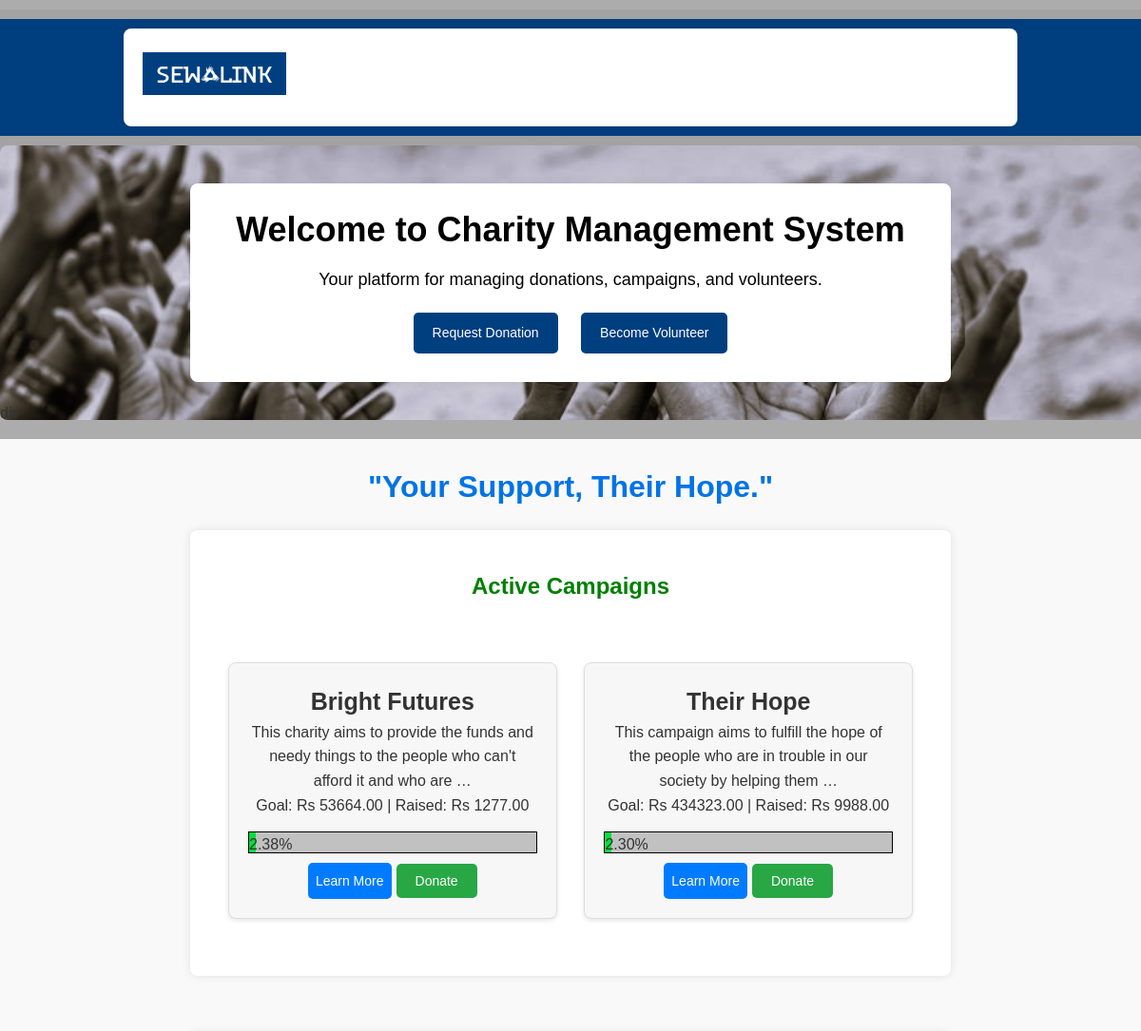
Before: / (upper part) with the older database file.
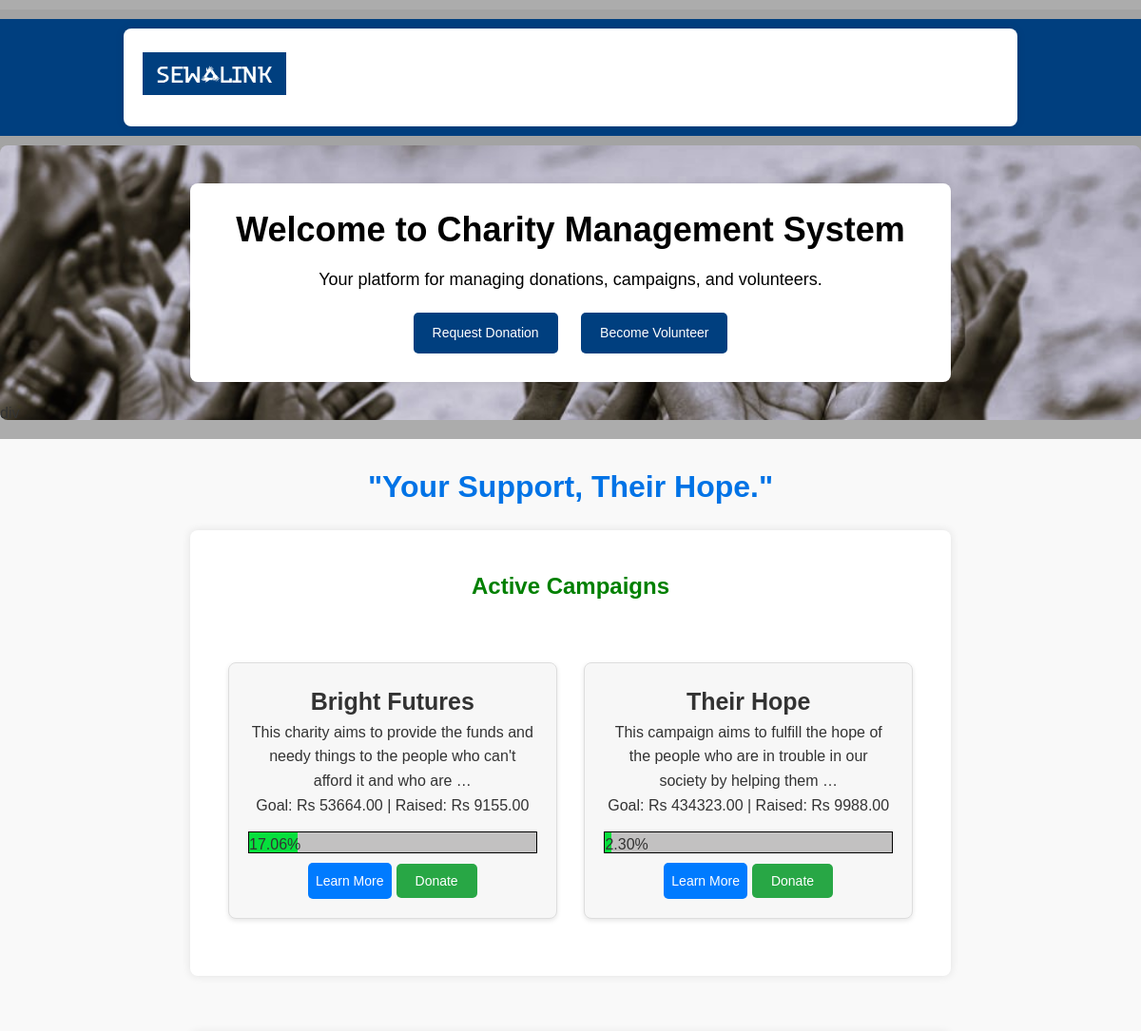
After: the same page with the newer database file.
### donor_management/models.py (models this page shows, shortened)
class Campaign(models.Model):
    STATUS_CHOICES = [
        ('active', 'Active'),
        ('completed', 'Completed'),
        ('inactive', 'Inactive'),
    ]
    title = models.CharField(max_length=200)
    description = models.TextField()
    goal_amount = models.DecimalField(max_digits=10, decimal_places=2)
    amount_raised = models.DecimalField(max_digits=10, decimal_places=2, default=0.00)
    start_date = models.DateTimeField(null=True, blank=True)
    end_date = models.DateField(null=True, blank=True)
    status = models.CharField(max_length=10, choices=STATUS_CHOICES, default='active')
    created_by = models.ForeignKey(User, on_delete=models.CASCADE)
    created_at = models.DateTimeField(auto_now_add=True)
    @property
    def progress_percentage(self):
        if self.goal_amount > 0:
            return (self.amount_raised / self.goal_amount) * 100
        return 0

### Charity_Project/views.py (the view)
# urls.py: path('', homepage, name='homepage'),
def homepage(request):
    campaigns = Campaign.objects.filter(status='active')
    context = {
        'campaigns': campaigns
    }
    return render(request, 'homepage.html', context)

### Charity_Project/templates/homepage.html (shortened to what this page needs)
<!DOCTYPE html>
<html lang="en">
<head>
    {% load static %}
    <link rel="stylesheet" href="{% static 'css/styles.css' %}">
</head>
<body>
    <header>
        {% include 'navbar.html' %}
        <div class="hero-container">
            <div class="container">
                <h1>Welcome to Charity Management System</h1>
                <p>Your platform for managing donations, campaigns, and volunteers.</p>
                <a href="{% url 'request_for_donation' %}" class="btn">Request Donation</a>
                <a href="{% url 'volunteer_signup' %}" class="btn">Become Volunteer</a>
            </div>
        </div>
    </header>
div
    <main>
        <h1 class="slogan">"Your Support, Their Hope."</h1>
        <section class="campaigns">
            <div class="container">
                <h2 style="color: green; text-align: center; padding: 20px;">Active Campaigns</h2>
                <div class="campaigns-row">
                    {% for campaign in campaigns %}
                    <div class="campaign-card">
                        <h4 class="mt-1" style="font-size: 25px;">{{ campaign.title }}</h4>
                        <p>{{ campaign.description|truncatewords:20 }}</p>
                        <p>Goal: Rs {{ campaign.goal_amount }} | Raised: Rs {{ campaign.amount_raised }}</p>
                        <div class="progress">
                            <div class="progress-bar" role="progressbar" style="width: {{ campaign.progress_percentage }}%;" aria-valuenow="{{ campaign.progress_percentage }}" aria-valuemin="0" aria-valuemax="100">{{ campaign.progress_percentage|floatformat:2 }}%
                            </div>
                        </div>
                        <div class="mt-3" style="display: inline-flex; align-items: center;">
                            <a href="{% url 'campaign_learn_more' campaign.id %}" class="btn btn-primary" style="text-decoration: none; padding: 8px;">Learn More</a>
                            <form action="{% url 'initiate_payment' campaign.id %}" method="post" style="margin-left: 5px;">
                                <button type="submit" class="btn btn-success">Donate</button>
                            </form>
                        </div>
                    </div>
                    {% endfor %}
                </div>
            </div>
        </section>
        <section class="about">
        </section>
    </main>
</body>
</html>

### Charity_Project/templates/navbar.html (shortened to what this page needs)
<!DOCTYPE html>
<html lang="en">
<head>
</head>
<body>
 <header>
    {% load static %}
  <nav class="navbar">
   <div class="container">
       <a href="{% url 'homepage' %}" class="logo">
        <img src="{% static 'images/sewalink.png' %}" alt="Charity System Logo" class="logo-img">
       </a>
       {% if request.path == '/' %}
       <ul class="nav-links">
           <li><a href="{% url 'homepage' %}">Home</a></li>
           <li><a href="{% url 'about' %}">About Us</a></li>
           <li><a href="{% url 'contact' %}">Contact</a></li>
           <a class="nav-link" href="{% url 'feedback_page' %}">Feedback</a>
       </ul>
       {% else %}
       <a href="{% url 'homepage' %}" class="go_back_to_homepage">Go to Homepage</a>
       {% endif %}
   </div>
</nav>
 </header>
</body>
</html>

### donor_management/css/styles.css (style rules this page uses)
body { font-family: Arial, sans-serif; background-color: transparent; color: #333; line-height: 1.6; }
.container { width: 80%; margin: 0 auto; overflow: hidden; padding: 20px; }
header { background: #333; color: #fff; padding: 10px 0; text-align: center; }
main { background:transparent; padding: 20px; }
.btn { display: inline-block; background: #333; color: #c01111; padding: 10px 20px; text-decoration: none; border-radius: 4px; text-align: center; }
body { font-family: Arial, sans-serif; background-color: #f4f4f4; margin: 0; padding: 0; }
.container, .auth-container { max-width: 800px; margin: 20px auto; padding: 20px; background-color: white; border-radius: 8px; box-shadow: 0 0 10px rgba(0, 0, 0, 0.1); }
h2 { color: hsl(197, 93%, 28%); margin-bottom: 20px; }
.btn { display: inline-block; background-color: hsl(197, 93%, 28%); color: white; padding: 10px 20px; border-radius: 5px; text-decoration: none; border: none; cursor: pointer; font-size: 16px; transition: background-color 0.3s ease; }

### Charity_Project/templates/navbar.html (style rules this page uses)
* { margin: 0; padding: 0; box-sizing: border-box; }
.navbar { background-color: #003f7f; color: white; padding: 10px; margin-bottom: 40px; padding-left: 12px; padding-right: 12px; line-height: 1.3; }
.logo-img { height: 1.2cm; margin-right: 400px; width: 4cm; }
.navbar .container { display: flex; justify-content: space-between; align-items: center; max-width: 1200px; margin: 0 auto; }
.navbar .logo { font-size: 24px; font-weight: bold; text-decoration: none; color: white; }
.navbar .nav-links { list-style: none; display: flex; align-items: center; }
.navbar .nav-links li { margin-left: 20px; }
.navbar .nav-links a { text-decoration: none; color: white; font-size: 18px; padding: 8px 15px; transition: background-color 0.3s ease; }

Changed rows visible on the page:
changed Campaign "Bright Futures": amount_raised "1277.00" → "9155.00"; progress_percentage "2.38" → "17.06"
